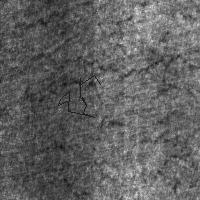
#> input picture data/train/images/aug_crazing_152_7719.jpg, 200 x 200 px
$ python -i generate_augmentation.py   (imports and definitions only)
#> lines starting #> are read from the running program, lines starting #| are printed output that depends on the picture
#> further down, picture is the input picture: PIL image 200x200 RGB; min 12, max 225, mean 96.4
import os
import random
import shutil
import numpy as np
import xml.etree.ElementTree as ET
from pathlib import Path
from PIL import Image, ImageEnhance, ImageDraw, ImageFilter

# ---------- COD AUGMENTARE, DISTRIBUIRE DATE ----------

# --- CONFIGURATION ---
PROJECT_ROOT = Path(__file__).resolve().parent.parent.parent

# Input Paths (Raw Data)
RAW_TRAIN_IMG_DIR = PROJECT_ROOT / "data" / "raw" / "train" / "images"
RAW_TRAIN_XML_DIR = PROJECT_ROOT / "data" / "raw" / "train" / "annotations"
RAW_VAL_IMG_DIR   = PROJECT_ROOT / "data" / "raw" / "validation" / "images"
RAW_VAL_XML_DIR   = PROJECT_ROOT / "data" / "raw" / "validation" / "annotations"

# Final Output Paths
FINAL_TRAIN_IMG_DIR = PROJECT_ROOT / "data" / "train" / "images"
FINAL_TRAIN_XML_DIR = PROJECT_ROOT / "data" / "train" / "annotations"
FINAL_VAL_IMG_DIR   = PROJECT_ROOT / "data" / "validation" / "images"
FINAL_VAL_XML_DIR   = PROJECT_ROOT / "data" / "validation" / "annotations"
FINAL_TEST_IMG_DIR  = PROJECT_ROOT / "data" / "test" / "images"
FINAL_TEST_XML_DIR  = PROJECT_ROOT / "data" / "test" / "annotations"

# Targets
TARGET_VAL_ORIGINALS  = 30   # Base number of REAL images for Validation
TARGET_TEST_ORIGINALS = 30   # Base number of REAL images for Test
# Train gets the rest

# TARGET RATIO: 40% of the FINAL dataset must be augmented
AUG_TARGET_RATIO = 0.40

CATEGORIES = [
    'crazing', 'inclusion', 'patches',
    'pitted_surface', 'rolled-in_scale', 'scratches'
]

# --- XML UTILS ---
# [74 lines left out: functions get_boxes_from_xml, create_xml_content, general_augmentations, simulate_scratches, simulate_pitted_surface, not called in this run]

def simulate_patches(img):
    overlay = Image.new('RGBA', img.size, (0,0,0,0))
#> overlay: PIL image 200x200 RGBA; every value is 0
    draw = ImageDraw.Draw(overlay)
    width, height = img.size
#> width = 200; height = 200
    bboxes = []
    for _ in range(random.randint(1, 3)):
        x, y = random.randint(0, width), random.randint(0, height)
        r = random.randint(30, 80)
        color = (0, 0, 0, random.randint(50, 100)) if random.random() > 0.5 else (200, 200, 200, random.randint(30, 80))
        draw.ellipse([x-r, y-r, x+r, y+r], fill=color)
        bboxes.append((x-r, y-r, x+r, y+r))
#> after the loop, bboxes = [(162, 75, 226, 139), (44, 23, 204, 183)]
    overlay = overlay.filter(ImageFilter.GaussianBlur(radius=10))
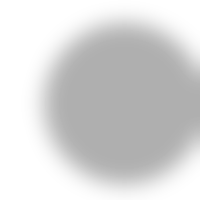
#> overlay: PIL image 200x200 RGBA; mean R, G, B, A 0.2, 0.2, 0.2, 40.2; transparent parts drawn white
    img = img.convert("RGBA")
    img = Image.alpha_composite(img, overlay)
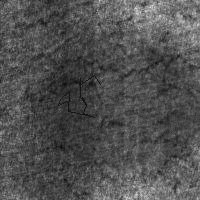
#> img: PIL image 200x200 RGBA; mean R, G, B, A 80.5, 80.5, 80.5, 255
    return img.convert("RGB"), bboxes

# [49 lines left out: functions simulate_inclusion, simulate_rolled_in_scale, simulate_crazing, not called in this run]

DEFECT_MAP = {
    'crazing': simulate_crazing,
    'inclusion': simulate_inclusion,
    'patches': simulate_patches,
    'pitted_surface': simulate_pitted_surface,
    'rolled-in_scale': simulate_rolled_in_scale,
    'scratches': simulate_scratches
}

# --- LOGIC HELPERS ---

# [127 lines left out: functions copy_file_pair, augment_dataset, process_category, main, not called in this run]

# [2 lines not run here, left out]

>>> from PIL import Image
>>> picture = Image.open('../../data/train/images/aug_crazing_152_7719.jpg')
>>> result = simulate_patches(picture)

$ run again, on data/train/images/aug_patches_107_2059.jpg
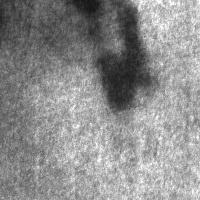
#> input picture data/train/images/aug_patches_107_2059.jpg, 200 x 200 px
#> picture is the input picture: PIL image 200x200 RGB; min 20, max 255, mean 141.1
#> after the loop in simulate_patches, `for _ in range(random.randint(1, 3)):`: bboxes = [(162, 75, 226, 139), (44, 23, 204, 183)]
#> in simulate_patches, `img = Image.alpha_composite(img, overlay)`:
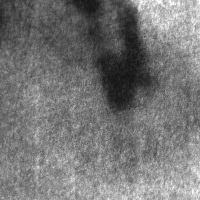
#> img: PIL image 200x200 RGBA; mean R, G, B, A 117.8, 117.8, 117.8, 255

$ run again, on data/train/images/aug_pitted_surface_127_1986.jpg
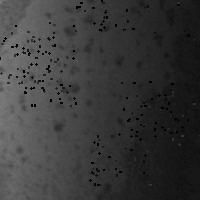
#> input picture data/train/images/aug_pitted_surface_127_1986.jpg, 200 x 200 px
#> picture is the input picture: PIL image 200x200 RGB; min 0, max 140, mean 57.1
#> after the loop in simulate_patches, `for _ in range(random.randint(1, 3)):`: bboxes = [(162, 75, 226, 139), (44, 23, 204, 183)]
#> in simulate_patches, `img = Image.alpha_composite(img, overlay)`:
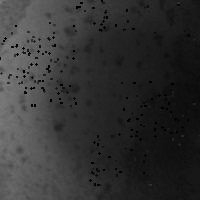
#> img: PIL image 200x200 RGBA; mean R, G, B, A 50, 50, 50, 255
